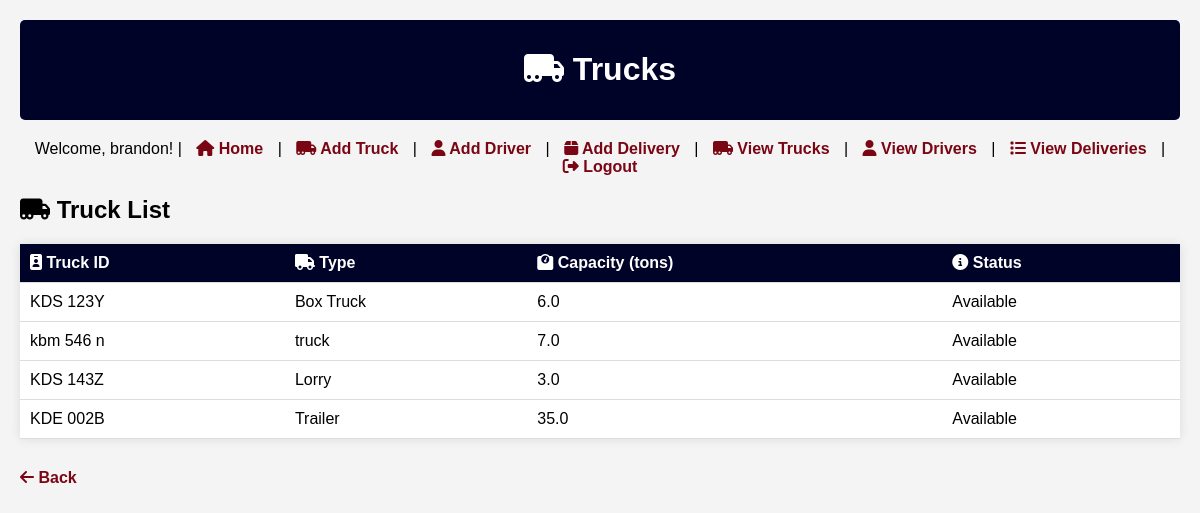
The page /trucks (signed in) on the database its author committed.
### app.py (models this page shows)
class UserModel(User, UserMixin):
    pass

### database.py (models this page shows)
class Truck(Base):
    __tablename__ = 'trucks'
    id = Column(Integer, primary_key=True)
    truck_id = Column(String, unique=True)
    type = Column(String)
    capacity = Column(Float)
    status = Column(String, default='Available')

### app.py (the view)
@app.route('/trucks')
@login_required
def trucks():
    trucks = session.query(Truck).all()
    return render_template('trucks.html', trucks=trucks)

### app.py (called while the page is built)
@login_manager.user_loader
def load_user(user_id):
    user = session.query(User).get(int(user_id))
    if user:
        user_model = UserModel()
        user_model.id = user.id
        user_model.username = user.username
        user_model.password = user.password
        return user_model
    return None

### templates/trucks.html (shortened to what this page needs)
<!DOCTYPE html>
<html>
<head>
    <link rel="stylesheet" href="{{ url_for('static', filename='style.css') }}">
    <link rel="stylesheet" href="https://cdnjs.cloudflare.com/ajax/libs/font-awesome/6.4.2/css/all.min.css">
</head>
<body>
    <header>
        <h1><i class="fas fa-truck-moving"></i> Trucks</h1>
    </header>
    <nav>
        {% if current_user.is_authenticated %}
            <span>Welcome, {{ current_user.username }}!</span> |
            <a href="{{ url_for('index') }}"><i class="fas fa-home"></i> Home</a> |
            <a href="{{ url_for('add_truck') }}"><i class="fas fa-truck-moving"></i> Add Truck</a> |
            <a href="{{ url_for('add_driver') }}"><i class="fas fa-user"></i> Add Driver</a> |
            <a href="{{ url_for('add_delivery') }}"><i class="fas fa-box"></i> Add Delivery</a> |
            <a href="{{ url_for('trucks') }}"><i class="fas fa-truck-moving"></i> View Trucks</a> |
            <a href="{{ url_for('drivers') }}"><i class="fas fa-user"></i> View Drivers</a> |
            <a href="{{ url_for('deliveries') }}"><i class="fas fa-list"></i> View Deliveries</a> |
            <a href="{{ url_for('logout') }}"><i class="fas fa-sign-out-alt"></i> Logout</a>
        {% else %}
            <a href="{{ url_for('login') }}"><i class="fas fa-sign-in-alt"></i> Login</a> |
            <a href="{{ url_for('register') }}"><i class="fas fa-user-plus"></i> Register</a>
        {% endif %}
    </nav>
    <section>
        <h2 class="section-title"><i class="fas fa-truck-moving"></i> Truck List</h2>
        {% if trucks %}
        <table>
            <tr>
                <th><i class="fas fa-id-badge"></i> Truck ID</th>
                <th><i class="fas fa-truck"></i> Type</th>
                <th><i class="fas fa-weight"></i> Capacity (tons)</th>
                <th><i class="fas fa-info-circle"></i> Status</th>
            </tr>
            {% for truck in trucks %}
            <tr>
                <td>{{ truck.truck_id }}</td>
                <td>{{ truck.type }}</td>
                <td>{{ truck.capacity }}</td>
                <td>{{ truck.status }}</td>
            </tr>
            {% endfor %}
        </table>
        {% else %}
        <p>No trucks available.</p>
        {% endif %}
    </section>
    <a href="{{ url_for('index') }}" class="back-link"><i class="fas fa-arrow-left"></i> Back</a>
</body>
</html>

### static/style.css (style rules this page uses)
body { font-family: Arial, sans-serif; margin: 0; padding: 20px; background-color: #f4f4f4; }
header { background-color: #000328; color: #FFFFFF; padding: 10px; text-align: center; border-radius: 5px; }
nav { margin: 20px 0; text-align: center; }
nav a { margin: 0 10px; text-decoration: none; color: #7A0614; font-weight: bold; }
table { width: 100%; border-collapse: collapse; margin: 20px 0; background: #FFFFFF; box-shadow: 0 0 10px rgba(0, 0, 0, 0.1); }
th, td { padding: 10px; text-align: left; border-bottom: 1px solid #ddd; }
th { background-color: #000328; color: #FFFFFF; }
.back-link, .action-link { display: inline-block; margin-top: 10px; text-decoration: none; color: #7A0614; font-weight: bold; }

### rows shown on the page
UserModel: username "brandon"
Truck: truck_id "KDS 123Y", type "Box Truck", capacity "6.0", status "Available"
Truck: truck_id "kbm 546 n", type "truck", capacity "7.0", status "Available"
Truck: truck_id "KDS 143Z", type "Lorry", capacity "3.0", status "Available"
Truck: truck_id "KDE 002B", type "Trailer", capacity "35.0", status "Available"
